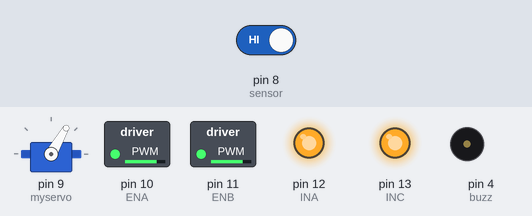
Recording of a sketch running on a simulated Arduino Leonardo, built with avr-gcc and run on an emulated ATmega32U4. Shown: servo, switched loads named in the sketch (green lamp = pin HIGH), output pins drawn as LEDs (lit = HIGH), buzzer (waves = sounding, pin HIGH). Inputs (shaded band) come from the test bench; at power-on: pin 8 (sensor) HIGH.

Above: at 1.2 s.
1.3 s: pin 8 (sensor) driven LOW
At 1.8 s:
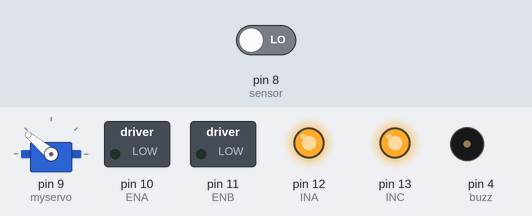
At 3.35 s:
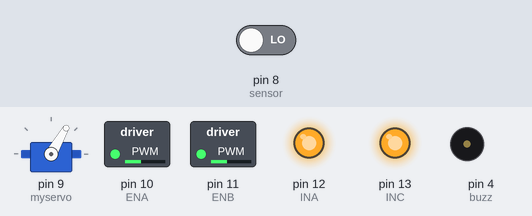
4.3 s: pin 8 (sensor) driven HIGH
At 6.6 s:
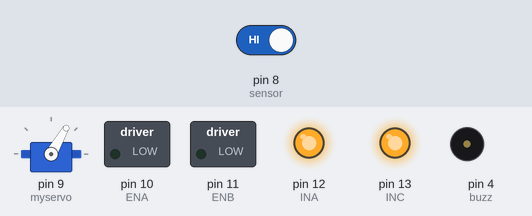
Timing chart, 0 to 8.2 s (numbered marks = the images above; inputs shaded):
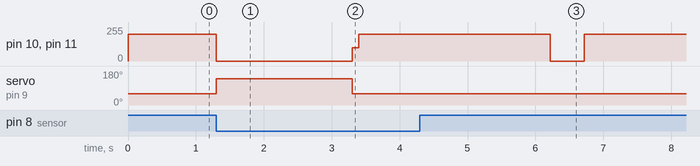

The sketch:

trafik2.ino
```cpp
//Robotistan.com L298 motor sürücü kartı örnek kodu.

#include <Servo.h>

Servo myservo;
int L1=43, L2=45,L3=47,L4=49,L5=53;
int d1=52, d2=50,d3=48,d4=46,d5=44;
int ds1=0, ds2=0,ds3=0,ds4=0,ds5=0;
int datapin=42;
int mes = 0;
int syc=0;
int sensor = 8;
int ENA = 10;   //MotorA çıkışı için pwm kontrol pini
int ENB = 11;  //MotorB çıkışı için pwm kontrol pini
int INA = 12;  //MotorA çıkışı için yön kontrol pini
int INC = 13;  //MotorB çıkışı için yön kontrol pini
int a=-15;
int hiz = 0;   //hız değeri
int buzz = 4;
int kp=10;
int kd=20;
int P=0,D=0,PD=0;
int delta=0;
int hata=0,hata0=0;
int data=0;
int max_h=250;
int bsl = 0;
int but=A0;
int but_s;
int sure=500;

void motor(signed int sol, signed int sag) {
  if (sol >= 0) {
    digitalWrite(INA, HIGH);
    analogWrite(ENA, sol);
  }
  else {
    digitalWrite(INA, LOW);
    analogWrite(ENA, abs(sol));
  }
  if (sag >= 0) {
    digitalWrite(INC, HIGH);
    analogWrite(ENB, sag);
  }
  else {
    digitalWrite(INC, LOW);
    analogWrite(ENB, abs(sag));
  }
}

void aci(signed int aci)
{
  if(aci<0)  motor(200 + aci, 200);
  else  motor(200 , 200- aci);
}
void setup()
{
  pinMode(ENA, OUTPUT);  //Kontrol pinleri çıkış olarak ayarlanır
  pinMode(ENB, OUTPUT);
  pinMode(INA, OUTPUT);
  pinMode(INC, OUTPUT);
  pinMode(buzz, OUTPUT);
  pinMode(L1, OUTPUT);pinMode(L2, OUTPUT);pinMode(L3, OUTPUT);pinMode(L4, OUTPUT);pinMode(L5, OUTPUT);
  pinMode(d1, INPUT);pinMode(d2, INPUT);pinMode(d3, INPUT);pinMode(d4, INPUT);pinMode(d5, INPUT);
  pinMode(datapin,OUTPUT);
  pinMode(but, INPUT_PULLUP);
  analogWrite(ENA, 0);  //İki motor da durur
  analogWrite(ENB, 0);
  Serial.begin(9600);
  Serial1.begin(9600);
  digitalWrite(datapin,0);
  pinMode(sensor, INPUT);
  myservo.attach(9);
 myservo.write(60);
  motor(0,0);
  //while(1);

//  but_s=digitalRead(but);
//  while(but_s){but_s=digitalRead(but);}
//  for(int i=0;i<3;i++){
//    digitalWrite(buzz,1);delay(200);
//    digitalWrite(buzz,0);delay(200);
//    }
//     motor(100,100);
//     while(1);
//  while(bsl==0){
//    if (Serial.available() > 0) {
//    hata0=hata;
//    data = Serial.parseInt();
//    if(data > 700){
//     bsl = 1;
//     }
//    }
//  }
}
void cizgiTakip(){
dataOku();
    P=kp*hata;
    delta=hata-hata0;
    D=kd*delta;
    PD=P+D;
    if(PD>max_h) PD=max_h;
    if(PD<(-max_h)) PD=-max_h;

      aci(PD);

}

void dataOku(){
ds1=digitalRead(d1);ds2=digitalRead(d2);ds3=digitalRead(d3);ds4=digitalRead(d4);ds5=digitalRead(d5);
digitalWrite(L5,ds5);digitalWrite(L4,ds4); digitalWrite(L3,ds3); digitalWrite(L2,ds2); digitalWrite(L1,ds1);
hata=ds4*8+ds3*4+ds2*2+ds1;
if(ds5==1)hata=-hata;
//Serial.print("Hata:");
//Serial.println(hata);
}
void buzOt(int ot){
  for(int i=0;i<ot;i++){
    digitalWrite(buzz,1);delay(200);
   digitalWrite(buzz,0);delay(200);
   }}
void sureliCizgi(int kk){
  syc=0;
while(syc<kk){
      hata=0;
      cizgiTakip();
      syc++;
      delayMicroseconds(250);
      }


      }
void kamera()
{
  mes = digitalRead(sensor);
 syc=0;
 int yon=0;
  if (mes == 0){
    motor(0,0);
    myservo.write(140);
    digitalWrite(datapin,1);
    delay(1000);
    dataOku();
    while(hata!=0){dataOku();}//digitalWrite(buzz,1);}
    dataOku();//digitalWrite(buzz,0);
    delay(1000);
    dataOku();
   // buzOt(abs());
    if(hata==15) {buzOt(1); yon=1;}
    else if(hata==12) {buzOt(2);yon=2;}
    else if(hata==-12) {buzOt(3);yon=3;}
    else if(hata==14) {buzOt(7);yon=7;}
    else if(hata==-13) {buzOt(4);yon=4;}
    else if(hata==13) {buzOt(6);yon=6;}
    else if(hata==-14) {buzOt(5);yon=5;}
    else if(hata==0) {yon=0;}
    //while(1);
    myservo.write(60);
    digitalWrite(datapin,0);
    motor(100,100); delay(100);

      //while(1);


    if(yon==1) {sureliCizgi(7000);motor(0,0);delay(sure);motor(190,210);delay(4000);motor(0,0);}
    else if(yon==3){sureliCizgi(8000);motor(0,0);delay(sure); motor(108,225);delay(4200);motor(0,0);}
    else if(yon==4){sureliCizgi(8000);motor(0,0);delay(sure); motor(100,225);delay(4000);motor(0,0);while(1);}
    else if(yon==2){sureliCizgi(8000);motor(0,0);delay(sure);}
    else if(yon==6){sureliCizgi(18000);motor(0,0);delay(sure);while(1);}
    else if(yon==7){sureliCizgi(8000);motor(0,0);delay(sure);motor(175,210);delay(4000);motor(0,0);delay(100);sureliCizgi(12000);motor(0,0);while(1);}
    else if(yon==5){sureliCizgi(8000);motor(0,0);delay(sure);motor(180,210);delay(4200);motor(0,0);delay(3000);motor(100,225);delay(4000);motor(0,0);while(1);}
    else if(yon==0){sureliCizgi(9000);motor(0,0);delay(sure);}
  }
  else  { myservo.write(60);
  digitalWrite(datapin,0);
  }

}
void loop() {
dataOku();
kamera();

if(hata == -15){
      motor(0, 0);
    }
else if(abs(hata)<12){

cizgiTakip();
}
else {


  }


    //Serial.println(PD);
    //Serial.println(PD);
  //}
}
```

Measured:
- after the input at 1.3 s, pin 10 (ENA), pin 11 (ENB): 200/255 → 0/255 at once, → 100/255 2.0 s later, → 200/255 0.10 s later; servo on pin 9 (myservo): 60° → 140° at once, → 60° 2.0 s later
- after the input at 4.3 s, servo on pin 9 (myservo): stays 60° (without the input it goes to 140° after 2.4 s)
